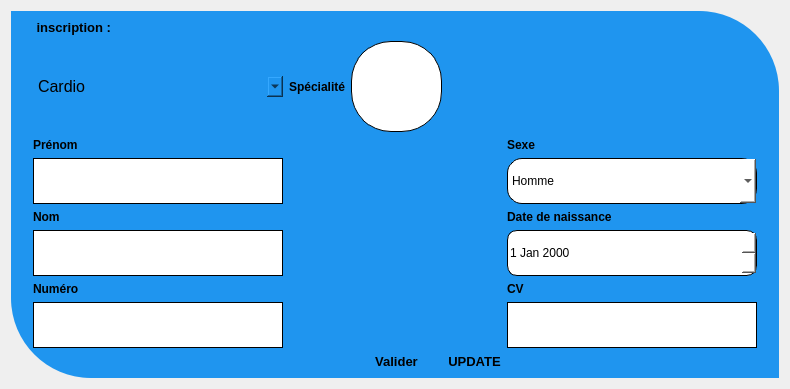
         <widget class="QWidget" name="ajouter_kines">
          <layout class="QGridLayout" name="gridLayout_13">
           <item row="0" column="0">
            <widget class="QWidget" name="widget_5" native="true">
             <property name="maximumSize">
              <size>
               <width>1000</width>
               <height>700</height>
              </size>
             </property>
             <property name="styleSheet">
              <string notr="true">border-radius: 0;  
background-color: rgb(31, 149, 239);
border-top-right-radius: 80px; 
border-bottom-left-radius: 80px;
 </string>
             </property>
             <layout class="QGridLayout" name="gridLayout_12">
              <item row="7" column="3">
               <widget class="QLabel" name="label_24">
                <property name="maximumSize">
                 <size>
                  <width>21</width>
                  <height>21</height>
                 </size>
                </property>
                <property name="styleSheet">
                 <string notr="true">background-color: rgb(31, 149, 239);</string>
                </property>
                <property name="text">
                 <string/>
                </property>
                <property name="pixmap">
                 <pixmap resource="icon.qrc">:/icon_ajout_P_N/ressource/icon_n/icon_ajoutPn/telephone.png</pixmap>
                </property>
                <property name="scaledContents">
                 <bool>true</bool>
                </property>
               </widget>
              </item>
              <item row="3" column="2">
               <widget class="QLineEdit" name="prenom_kine">
                <property name="minimumSize">
                 <size>
                  <width>250</width>
                  <height>46</height>
                 </size>
                </property>
                <property name="maximumSize">
                 <size>
                  <width>300</width>
                  <height>46</height>
                 </size>
                </property>
                <property name="font">
                 <font>
                  <pointsize>13</pointsize>
                 </font>
                </property>
                <property name="styleSheet">
                 <string notr="true"> border: 1px solid black; 
background-color: rgb(255, 255, 255);</string>
                </property>
                <property name="text">
                 <string/>
                </property>
               </widget>
              </item>
              <item row="3" column="7">
               <widget class="QComboBox" name="sexe_kine">
                <property name="minimumSize">
                 <size>
                  <width>250</width>
                  <height>46</height>
                 </size>
                </property>
                <property name="maximumSize">
                 <size>
                  <width>261</width>
                  <height>46</height>
                 </size>
                </property>
                <property name="styleSheet">
                 <string notr="true">  border: 1px solid black; 
background-color: rgb(255, 255, 255);
 border-radius: 15px;</string>
                </property>
                <item>
                 <property name="text">
                  <string>Homme</string>
                 </property>
                </item>
                <item>
                 <property name="text">
                  <string>Femme</string>
                 </property>
                </item>
               </widget>
              </item>
              <item row="3" column="8">
               <widget class="QLabel" name="label_27">
                <property name="maximumSize">
                 <size>
                  <width>30</width>
                  <height>30</height>
                 </size>
                </property>
                <property name="text">
                 <string/>
                </property>
                <property name="textFormat">
                 <enum>Qt::AutoText</enum>
                </property>
                <property name="pixmap">
                 <pixmap resource="icon.qrc">:/icon_ajout_P_N/ressource/icon_n/icon_ajoutPn/gender.png</pixmap>
                </property>
                <property name="scaledContents">
                 <bool>true</bool>
                </property>
               </widget>
              </item>
              <item row="0" column="2">
               <widget class="QLabel" name="label_29">
                <property name="maximumSize">
                 <size>
                  <width>162</width>
                  <height>21</height>
                 </size>
                </property>
                <property name="font">
                 <font>
                  <pointsize>10</pointsize>
                  <weight>75</weight>
                  <bold>true</bold>
                 </font>
                </property>
                <property name="styleSheet">
                 <string notr="true">background-color: rgb(31, 149, 239);</string>
                </property>
                <property name="text">
                 <string> inscription :</string>
                </property>
               </widget>
              </item>
              <item row="1" column="5">
               <widget class="QPushButton" name="pushButton_29">
                <property name="text">
                 <string/>
                </property>
                <property name="icon">
                 <iconset resource="icon.qrc">
                  <normaloff>:/icon_ajout_P_N/ressource/icon_n/icon_ajoutPn/picture.png</normaloff>:/icon_ajout_P_N/ressource/icon_n/icon_ajoutPn/picture.png</iconset>
                </property>
                <property name="iconSize">
                 <size>
                  <width>30</width>
                  <height>30</height>
                 </size>
                </property>
               </widget>
              </item>
              <item row="7" column="2">
               <widget class="QLineEdit" name="numero_kine">
                <property name="minimumSize">
                 <size>
                  <width>250</width>
                  <height>46</height>
                 </size>
                </property>
                <property name="maximumSize">
                 <size>
                  <width>300</width>
                  <height>46</height>
                 </size>
                </property>
                <property name="font">
                 <font>
                  <pointsize>13</pointsize>
                 </font>
                </property>
                <property name="styleSheet">
                 <string notr="true"> border: 1px solid black; 
background-color: rgb(255, 255, 255);</string>
                </property>
               </widget>
              </item>
              <item row="2" column="7">
               <widget class="QLabel" name="label_23">
                <property name="maximumSize">
                 <size>
                  <width>36</width>
                  <height>19</height>
                 </size>
                </property>
                <property name="font">
                 <font>
                  <pointsize>9</pointsize>
                  <weight>75</weight>
                  <bold>true</bold>
                 </font>
                </property>
                <property name="styleSheet">
                 <string notr="true">border:none; 
background-color: rgb(31, 149, 239);</string>
                </property>
                <property name="text">
                 <string>Sexe</string>
                </property>
               </widget>
              </item>
              <item row="5" column="7">
               <widget class="QDateEdit" name="date_kine">
                <property name="enabled">
                 <bool>true</bool>
                </property>
                <property name="minimumSize">
                 <size>
                  <width>250</width>
                  <height>46</height>
                 </size>
                </property>
                <property name="maximumSize">
                 <size>
                  <width>261</width>
                  <height>50</height>
                 </size>
                </property>
                <property name="styleSheet">
                 <string notr="true"> border: 1px solid black; 
background-color: rgb(255, 255, 255);
 border-radius: 10px;</string>
                </property>
               </widget>
              </item>
              <item row="8" column="5">
               <widget class="QPushButton" name="update_kines">
                <property name="font">
                 <font>
                  <pointsize>10</pointsize>
                  <weight>75</weight>
                  <bold>true</bold>
                 </font>
                </property>
                <property name="text">
                 <string>UPDATE</string>
                </property>
                <property name="icon">
                 <iconset resource="icon.qrc">
                  <normaloff>:/icon_tabN/ressource/icon_n/icon_tabN/update.png</normaloff>:/icon_tabN/ressource/icon_n/icon_tabN/update.png</iconset>
                </property>
               </widget>
              </item>
              <item row="5" column="8">
               <widget class="QLabel" name="label_25">
                <property name="maximumSize">
                 <size>
                  <width>30</width>
                  <height>30</height>
                 </size>
                </property>
                <property name="text">
                 <string/>
                </property>
                <property name="pixmap">
                 <pixmap resource="icon.qrc">:/icon_ajout_P_N/ressource/icon_n/icon_ajoutPn/schedule.png</pixmap>
                </property>
                <property name="scaledContents">
                 <bool>true</bool>
                </property>
               </widget>
              </item>
              <item row="1" column="4">
               <widget class="QLabel" name="label_imageP_2">
                <property name="minimumSize">
                 <size>
                  <width>91</width>
                  <height>91</height>
                 </size>
                </property>
                <property name="maximumSize">
                 <size>
                  <width>91</width>
                  <height>91</height>
                 </size>
                </property>
                <property name="styleSheet">
                 <string notr="true">#label_imageP_2 {
	background-color: rgb(255, 255, 255);
 
    border-radius:  40% ;
 border: 1px solid black; 
}</string>
                </property>
                <property name="text">
                 <string/>
                </property>
               </widget>
              </item>
              <item row="3" column="3">
               <widget class="QLabel" name="label_31">
                <property name="minimumSize">
                 <size>
                  <width>0</width>
                  <height>0</height>
                 </size>
                </property>
                <property name="maximumSize">
                 <size>
                  <width>21</width>
                  <height>21</height>
                 </size>
                </property>
                <property name="styleSheet">
                 <string notr="true">background-color: rgb(31, 149, 239);</string>
                </property>
                <property name="text">
                 <string/>
                </property>
                <property name="pixmap">
                 <pixmap resource="icon.qrc">:/icon_ajout_P_N/ressource/icon_n/icon_ajoutPn/pen.png</pixmap>
                </property>
                <property name="scaledContents">
                 <bool>true</bool>
                </property>
               </widget>
              </item>
              <item row="4" column="7">
               <widget class="QLabel" name="label_26">
                <property name="maximumSize">
                 <size>
                  <width>150</width>
                  <height>19</height>
                 </size>
                </property>
                <property name="font">
                 <font>
                  <pointsize>9</pointsize>
                  <weight>75</weight>
                  <bold>true</bold>
                 </font>
                </property>
                <property name="styleSheet">
                 <string notr="true">
border:none; 
background-color: rgb(31, 149, 239);</string>
                </property>
                <property name="text">
                 <string>Date de naissance</string>
                </property>
               </widget>
              </item>
              <item row="2" column="2">
               <widget class="QLabel" name="label_30">
                <property name="maximumSize">
                 <size>
                  <width>70</width>
                  <height>19</height>
                 </size>
                </property>
                <property name="font">
                 <font>
                  <pointsize>9</pointsize>
                  <weight>75</weight>
                  <bold>true</bold>
                 </font>
                </property>
                <property name="styleSheet">
                 <string notr="true">border:none; 
 background-color: rgb(31, 149, 239);</string>
                </property>
                <property name="text">
                 <string>Prénom </string>
                </property>
               </widget>
              </item>
              <item row="6" column="2">
               <widget class="QLabel" name="label_18">
                <property name="maximumSize">
                 <size>
                  <width>80</width>
                  <height>19</height>
                 </size>
                </property>
                <property name="font">
                 <font>
                  <pointsize>9</pointsize>
                  <weight>75</weight>
                  <bold>true</bold>
                 </font>
                </property>
                <property name="styleSheet">
                 <string notr="true">background-color: rgb(31, 149, 239);</string>
                </property>
                <property name="text">
                 <string>Numéro</string>
                </property>
               </widget>
              </item>
              <item row="5" column="3">
               <widget class="QLabel" name="label_22">
                <property name="maximumSize">
                 <size>
                  <width>21</width>
                  <height>21</height>
                 </size>
                </property>
                <property name="styleSheet">
                 <string notr="true">background-color: rgb(31, 149, 239);</string>
                </property>
                <property name="text">
                 <string/>
                </property>
                <property name="pixmap">
                 <pixmap resource="icon.qrc">:/icon_ajout_P_N/ressource/icon_n/icon_ajoutPn/pen.png</pixmap>
                </property>
                <property name="scaledContents">
                 <bool>true</bool>
                </property>
               </widget>
              </item>
              <item row="4" column="2">
               <widget class="QLabel" name="label_33">
                <property name="maximumSize">
                 <size>
                  <width>36</width>
                  <height>19</height>
                 </size>
                </property>
                <property name="font">
                 <font>
                  <pointsize>9</pointsize>
                  <weight>75</weight>
                  <bold>true</bold>
                 </font>
                </property>
                <property name="styleSheet">
                 <string notr="true">background-color: rgb(31, 149, 239);</string>
                </property>
                <property name="text">
                 <string>Nom </string>
                </property>
               </widget>
              </item>
              <item row="5" column="2">
               <widget class="QLineEdit" name="nom_kine">
                <property name="minimumSize">
                 <size>
                  <width>250</width>
                  <height>46</height>
                 </size>
                </property>
                <property name="maximumSize">
                 <size>
                  <width>300</width>
                  <height>46</height>
                 </size>
                </property>
                <property name="font">
                 <font>
                  <pointsize>13</pointsize>
                 </font>
                </property>
                <property name="styleSheet">
                 <string notr="true"> border: 1px solid black; 
background-color: rgb(255, 255, 255);</string>
                </property>
               </widget>
              </item>
              <item row="8" column="4">
               <widget class="QPushButton" name="button_valider_ajout_kine">
                <property name="font">
                 <font>
                  <pointsize>10</pointsize>
                  <weight>75</weight>
                  <bold>true</bold>
                 </font>
                </property>
                <property name="text">
                 <string>Valider</string>
                </property>
                <property name="icon">
                 <iconset resource="icon.qrc">
                  <normaloff>:/icon_ajout_P_N/ressource/icon_n/icon_ajoutPn/add-account.png</normaloff>:/icon_ajout_P_N/ressource/icon_n/icon_ajoutPn/add-account.png</iconset>
                </property>
                <property name="iconSize">
                 <size>
                  <width>26</width>
                  <height>21</height>
                 </size>
                </property>
               </widget>
              </item>
              <item row="7" column="8">
               <widget class="QLabel" name="label_21">
                <property name="maximumSize">
                 <size>
                  <width>30</width>
                  <height>30</height>
                 </size>
                </property>
                <property name="text">
                 <string/>
                </property>
                <property name="pixmap">
                 <pixmap resource="icon.qrc">:/icon_ajout_P_N/ressource/icon_n/icon_ajoutPn/add-document.png</pixmap>
                </property>
                <property name="scaledContents">
                 <bool>true</bool>
                </property>
               </widget>
              </item>
              <item row="7" column="7">
               <widget class="QLineEdit" name="cv_kine">
                <property name="minimumSize">
                 <size>
                  <width>250</width>
                  <height>46</height>
                 </size>
                </property>
                <property name="maximumSize">
                 <size>
                  <width>261</width>
                  <height>46</height>
                 </size>
                </property>
                <property name="font">
                 <font>
                  <pointsize>13</pointsize>
                 </font>
                </property>
                <property name="styleSheet">
                 <string notr="true"> border: 1px solid black; 
background-color: rgb(255, 255, 255);</string>
                </property>
               </widget>
              </item>
              <item row="6" column="7">
               <widget class="QLabel" name="label_28">
                <property name="maximumSize">
                 <size>
                  <width>150</width>
                  <height>19</height>
                 </size>
                </property>
                <property name="font">
                 <font>
                  <pointsize>9</pointsize>
                  <weight>75</weight>
                  <bold>true</bold>
                 </font>
                </property>
                <property name="styleSheet">
                 <string notr="true">
border:none; 
background-color: rgb(31, 149, 239);</string>
                </property>
                <property name="text">
                 <string>CV</string>
                </property>
               </widget>
              </item>
              <item row="0" column="0">
               <widget class="QLabel" name="label_32">
                <property name="maximumSize">
                 <size>
                  <width>25</width>
                  <height>25</height>
                 </size>
                </property>
                <property name="styleSheet">
                 <string notr="true">background-color: rgb(31, 149, 239);</string>
                </property>
                <property name="text">
                 <string/>
                </property>
                <property name="pixmap">
                 <pixmap resource="icon.qrc">:/icon_ajout_P_N/ressource/icon_n/icon_ajoutPn/add-account.png</pixmap>
                </property>
                <property name="scaledContents">
                 <bool>true</bool>
                </property>
               </widget>
              </item>
              <item row="1" column="2">
               <widget class="QComboBox" name="comboBox_7">
                <property name="font">
                 <font>
                  <pointsize>12</pointsize>
                 </font>
                </property>
                <item>
                 <property name="text">
                  <string>Cardio</string>
                 </property>
                </item>
                <item>
                 <property name="text">
                  <string>Chirugie</string>
                 </property>
                </item>
                <item>
                 <property name="text">
                  <string>Neurologie</string>
                 </property>
                </item>
               </widget>
              </item>
              <item row="1" column="3">
               <widget class="QLabel" name="label_17">
                <property name="font">
                 <font>
                  <pointsize>9</pointsize>
                  <weight>75</weight>
                  <bold>true</bold>
                 </font>
                </property>
                <property name="text">
                 <string>Spécialité</string>
                </property>
               </widget>
              </item>
             </layout>
            </widget>
           </item>
          </layout>
         </widget>
